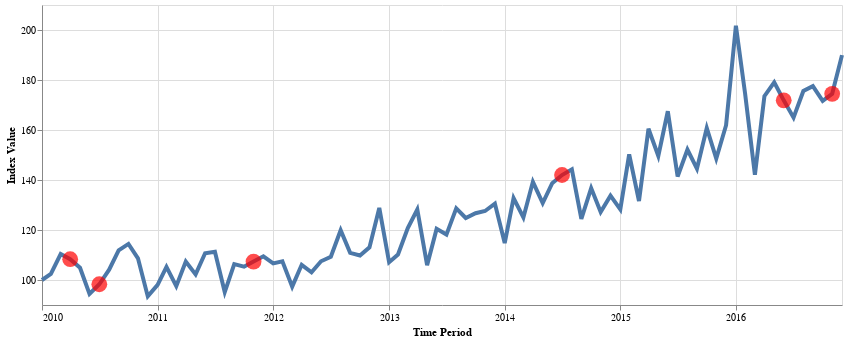

This figure's notebook cell:
### Code cell
plot_index(rt_index_imp, show_imputed=True)

### Figure 1 — Vega-Lite specification as saved in the notebook (floating-point values rounded to 4 significant figures)
{"$schema": "https://vega.github.io/schema/vega-lite/v5.20.1.json", "config": {"view": {"continuousHeight": 300, "continuousWidth": 300}}, "datasets": {"data-37b5b689495ffb2445d5370f64963565": [{"x": "2010-01-31T00:00:00", "y": 100}, {"x": "2010-02-28T00:00:00", "y": 102.5}, {"x": "2010-03-31T00:00:00", "y": 110.4}, {"x": "2010-04-30T00:00:00", "y": 108.3}, {"x": "2010-05-31T00:00:00", "y": 104.9}, {"x": "2010-06-30T00:00:00", "y": 94.43}, {"x": "2010-07-31T00:00:00", "y": 98.3}, {"x": "2010-08-31T00:00:00", "y": 104.1}, {"x": "2010-09-30T00:00:00", "y": 111.8}, {"x": "2010-10-31T00:00:00", "y": 114.4}, {"x": "2010-11-30T00:00:00", "y": 108.7}, {"x": "2010-12-31T00:00:00", "y": 93.44}, {"x": "2011-01-31T00:00:00", "y": 98.05}, {"x": "2011-02-28T00:00:00", "y": 105.2}, {"x": "2011-03-31T00:00:00", "y": 97.54}, {"x": "2011-04-30T00:00:00", "y": 107.3}, {"x": "2011-05-31T00:00:00", "y": 102.2}, {"x": "2011-06-30T00:00:00", "y": 110.7}, {"x": "2011-07-31T00:00:00", "y": 111.3}, {"x": "2011-08-31T00:00:00", "y": 95.17}, {"x": "2011-09-30T00:00:00", "y": 106.4}, {"x": "2011-10-31T00:00:00", "y": 105.3}, {"x": "2011-11-30T00:00:00", "y": 107.4}, {"x": "2011-12-31T00:00:00", "y": 109.5}, {"x": "2012-01-31T00:00:00", "y": 106.6}, {"x": "2012-02-29T00:00:00", "y": 107.5}, {"x": "2012-03-31T00:00:00", "y": 97.34}, {"x": "2012-04-30T00:00:00", "y": 106.1}, {"x": "2012-05-31T00:00:00", "y": 103.1}, {"x": "2012-06-30T00:00:00", "y": 107.5}, {"x": "2012-07-31T00:00:00", "y": 109.3}, {"x": "2012-08-31T00:00:00", "y": 119.9}, {"x": "2012-09-30T00:00:00", "y": 110.8}, {"x": "2012-10-31T00:00:00", "y": 109.8}, {"x": "2012-11-30T00:00:00", "y": 113.1}, {"x": "2012-12-31T00:00:00", "y": 128.8}, {"x": "2013-01-31T00:00:00", "y": 107.1}, {"x": "2013-02-28T00:00:00", "y": 110.2}, {"x": "2013-03-31T00:00:00", "y": 120.8}, {"x": "2013-04-30T00:00:00", "y": 128.2}, {"x": "2013-05-31T00:00:00", "y": 105.9}, {"x": "2013-06-30T00:00:00", "y": 120.4}, {"x": "2013-07-31T00:00:00", "y": 118.2}, {"x": "2013-08-31T00:00:00", "y": 128.7}, {"x": "2013-09-30T00:00:00", "y": 124.8}, {"x": "2013-10-31T00:00:00", "y": 126.7}, {"x": "2013-11-30T00:00:00", "y": 127.6}, {"x": "2013-12-31T00:00:00", "y": 130.6}, {"x": "2014-01-31T00:00:00", "y": 114.8}, {"x": "2014-02-28T00:00:00", "y": 132.8}, {"x": "2014-03-31T00:00:00", "y": 125.0}, {"x": "2014-04-30T00:00:00", "y": 139.3}, {"x": "2014-05-31T00:00:00", "y": 130.7}, {"x": "2014-06-30T00:00:00", "y": 138.7}, {"x": "2014-07-31T00:00:00", "y": 142.0}, {"x": "2014-08-31T00:00:00", "y": 144.3}, {"x": "2014-09-30T00:00:00", "y": 124.4}, {"x": "2014-10-31T00:00:00", "y": 136.8}, {"x": "2014-11-30T00:00:00", "y": 127.2}, {"x": "2014-12-31T00:00:00", "y": 133.7}, {"x": "2015-01-31T00:00:00", "y": 128.2}, {"x": "2015-02-28T00:00:00", "y": 150.2}, {"x": "2015-03-31T00:00:00", "y": 131.6}, {"x": "2015-04-30T00:00:00", "y": 160.5}, {"x": "2015-05-31T00:00:00", "y": 149.6}, {"x": "2015-06-30T00:00:00", "y": 167.5}, {"x": "2015-07-31T00:00:00", "y": 141.4}, {"x": "2015-08-31T00:00:00", "y": 152.1}, {"x": "2015-09-30T00:00:00", "y": 144.6}, {"x": "2015-10-31T00:00:00", "y": 160.8}, {"x": "2015-11-30T00:00:00", "y": 148.6}, {"x": "2015-12-31T00:00:00", "y": 161.9}, {"x": "2016-01-31T00:00:00", "y": 201.7}, {"x": "2016-02-29T00:00:00", "y": 174.6}, {"x": "2016-03-31T00:00:00", "y": 142.1}, {"x": "2016-04-30T00:00:00", "y": 173.5}, {"x": "2016-05-31T00:00:00", "y": 179.0}, {"x": "2016-06-30T00:00:00", "y": 171.9}, {"x": "2016-07-31T00:00:00", "y": 165.0}, {"x": "2016-08-31T00:00:00", "y": 175.6}, {"x": "2016-09-30T00:00:00", "y": 177.5}, {"x": "2016-10-31T00:00:00", "y": 171.6}, {"x": "2016-11-30T00:00:00", "y": 174.5}, {"x": "2016-12-31T00:00:00", "y": 189.9}], "data-f92282426b420c4230d97b9aab590535": [{"imp": 1, "x": "2010-04-30T00:00:00", "y": 108.3}, {"imp": 1, "x": "2010-07-31T00:00:00", "y": 98.3}, {"imp": 1, "x": "2011-11-30T00:00:00", "y": 107.4}, {"imp": 1, "x": "2014-07-31T00:00:00", "y": 142.0}, {"imp": 1, "x": "2016-06-30T00:00:00", "y": 171.9}, {"imp": 1, "x": "2016-11-30T00:00:00", "y": 174.5}]}, "height": 300, "layer": [{"data": {"name": "data-37b5b689495ffb2445d5370f64963565"}, "encoding": {"tooltip": [{"field": "x", "title": "Time Period", "type": "temporal"}, {"field": "y", "format": ".3f", "title": "Index Value", "type": "quantitative"}], "x": {"axis": {"format": "%Y", "labelAngle": 0, "title": "Time Period", "values": ["2010-01-31T00:00:00.000000000", "2011-01-31T00:00:00.000000000", "2012-01-31T00:00:00.000000000", "2013-01-31T00:00:00.000000000", "2014-01-31T00:00:00.000000000", "2015-01-31T00:00:00.000000000", "2016-01-31T00:00:00.000000000"]}, "field": "x", "type": "temporal"}, "y": {"field": "y", "scale": {"zero": false}, "title": "Index Value", "type": "quantitative"}}, "mark": {"size": 4, "type": "line"}}, {"data": {"name": "data-f92282426b420c4230d97b9aab590535"}, "encoding": {"tooltip": [{"field": "x", "title": "Time Period", "type": "temporal"}, {"field": "y", "format": ".3f", "title": "Index Value", "type": "quantitative"}, {"field": "imp", "title": "Imputed", "type": "nominal"}], "x": {"axis": {"format": "%Y", "labelAngle": 0, "title": "Time Period"}, "field": "x", "type": "temporal"}, "y": {"field": "y", "scale": {"zero": false}, "title": "Index Value", "type": "quantitative"}}, "mark": {"color": "red", "size": 250, "type": "circle"}, "transform": [{"as": "imp", "calculate": "if(datum.imp == 1, 'True', 'False')"}]}], "width": 800}
